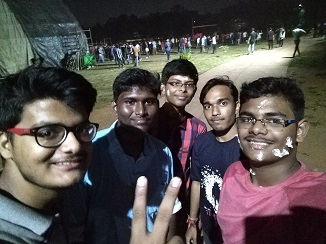
#> input picture test.jpg, 326 x 244 px
$ python ex.py
#> lines starting #> are read from the running program, lines starting #| are printed output that depends on the picture; after the words box and inside, x2 and y2 are one past the last pixel; in counts of white or black regions, pixels touching at a corner belong together
import cv2
import os

# Load the cascade
face_cascade = cv2.CascadeClassifier('haarcascade_frontalface_default.xml')

# Read the input image
img = cv2.imread( 'test.jpg')
#> img is the input picture: shape (244, 326, 3); mean B, G, R 76.2, 77.1, 83.7

# Convert into grayscale
gray = cv2.cvtColor(img, cv2.COLOR_BGR2GRAY)
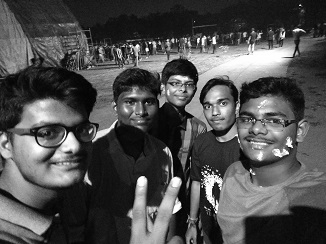
#> gray: shape (244, 326); min 0, max 255, mean 79

# Detect faces
faces = face_cascade.detectMultiScale(gray, 1.1, 4)
#> faces = [[167, 72, 32, 32], [195, 87, 44, 44], [117, 85, 46, 46], [228, 96, 61, 61], [8, 95, 91, 91]]

print("[INFO] Found {0} Faces.".format(len(faces)))
#| [INFO] Found 5 Faces.
i=0

# Draw rectangle around the faces
for (x, y, w, h) in faces:
    i=i+1
    cv2.rectangle(img, (x, y), (x + w, y + h), (255, 0, 0), 2)
    roi_color = img[y:y + h, x:x + w]
    print("[INFO] Object Found. Saving Locally.")

    #directory
    #directory = "Extracted_Faces"
    #parent directory path
    #parent_dir = "C:/Users/SAI/Desktop/my project/Extracted_Faces/"
    #path
    #path = os.path.join(parent_dir)
    #Creation of directory
    #os.mkdir(path)
    #print("Directory '% s' Created" % directory)

    cv2.imwrite('Extracted_Faces/faces{}.jpg'.format(i), roi_color)
#> this loop made 5 passes
#| [INFO] Object Found. Saving Locally.
#| [INFO] Object Found. Saving Locally.
#| [INFO] Object Found. Saving Locally.
#| [INFO] Object Found. Saving Locally.
#| [INFO] Object Found. Saving Locally.
#> pass 1, `roi_color = img[y:y + h, x:x + w]`:
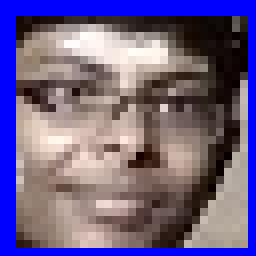
#> roi_color: shape (32, 32, 3) (shown 8 times larger); mean B, G, R 135, 95.7, 109.9
#> pass 2, `roi_color = img[y:y + h, x:x + w]`:
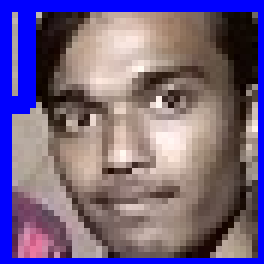
#> roi_color: shape (44, 44, 3) (shown 6 times larger); mean B, G, R 132.4, 98.3, 115.7
#> pass 3, `roi_color = img[y:y + h, x:x + w]`:
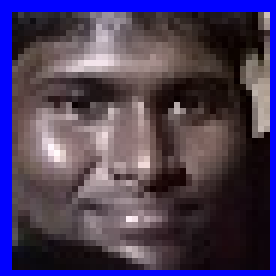
#> roi_color: shape (46, 46, 3) (shown 6 times larger); mean B, G, R 93, 60.2, 73.1
#> after the loop:
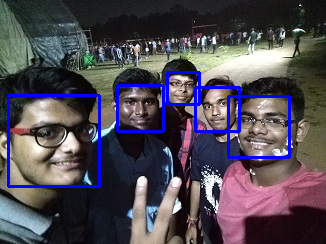
#> img: shape (244, 326, 3); 4.06% of pixels changed, all inside (x1, y1, x2, y2) = (7, 71, 291, 188)
#> after the loop, i = 5

status = cv2.imwrite('faces_detected.jpg',img)
print("[INFO] img faces_detected.jpg written to filesystem: ",status)
#| [INFO] img faces_detected.jpg written to filesystem:  True

# Display the output
cv2.imshow('img', img)
cv2.waitKey()
